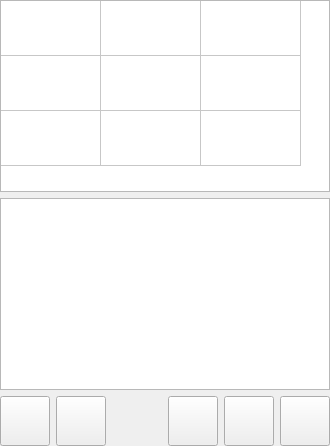
       <widget class="QWidget" name="wLeft" native="true">
        <property name="minimumSize">
         <size>
          <width>330</width>
          <height>0</height>
         </size>
        </property>
        <property name="maximumSize">
         <size>
          <width>330</width>
          <height>16777215</height>
         </size>
        </property>
        <layout class="QVBoxLayout" name="verticalLayout_2">
         <property name="leftMargin">
          <number>0</number>
         </property>
         <property name="topMargin">
          <number>0</number>
         </property>
         <property name="rightMargin">
          <number>0</number>
         </property>
         <property name="bottomMargin">
          <number>0</number>
         </property>
         <item>
          <widget class="QTableWidget" name="tblTables">
           <property name="verticalScrollBarPolicy">
            <enum>Qt::ScrollBarAlwaysOff</enum>
           </property>
           <property name="horizontalScrollBarPolicy">
            <enum>Qt::ScrollBarAlwaysOff</enum>
           </property>
           <property name="editTriggers">
            <set>QAbstractItemView::NoEditTriggers</set>
           </property>
           <property name="selectionMode">
            <enum>QAbstractItemView::SingleSelection</enum>
           </property>
           <attribute name="horizontalHeaderVisible">
            <bool>false</bool>
           </attribute>
           <attribute name="verticalHeaderVisible">
            <bool>false</bool>
           </attribute>
           <attribute name="verticalHeaderDefaultSectionSize">
            <number>55</number>
           </attribute>
           <row>
            <property name="text">
             <string>New Row</string>
            </property>
           </row>
           <row>
            <property name="text">
             <string>New Row</string>
            </property>
           </row>
           <row>
            <property name="text">
             <string>New Row</string>
            </property>
           </row>
           <column>
            <property name="text">
             <string>New Column</string>
            </property>
           </column>
           <column>
            <property name="text">
             <string>New Column</string>
            </property>
           </column>
           <column>
            <property name="text">
             <string>New Column</string>
            </property>
           </column>
           <item row="0" column="0">
            <property name="text">
             <string/>
            </property>
           </item>
           <item row="0" column="1">
            <property name="text">
             <string/>
            </property>
           </item>
           <item row="0" column="2">
            <property name="text">
             <string/>
            </property>
           </item>
           <item row="1" column="0">
            <property name="text">
             <string/>
            </property>
           </item>
           <item row="1" column="1">
            <property name="text">
             <string/>
            </property>
           </item>
           <item row="1" column="2">
            <property name="text">
             <string/>
            </property>
           </item>
           <item row="2" column="0">
            <property name="text">
             <string/>
            </property>
           </item>
           <item row="2" column="1">
            <property name="text">
             <string/>
            </property>
           </item>
           <item row="2" column="2">
            <property name="text">
             <string/>
            </property>
           </item>
          </widget>
         </item>
         <item>
          <widget class="QTableWidget" name="tblType">
           <property name="verticalScrollBarPolicy">
            <enum>Qt::ScrollBarAlwaysOff</enum>
           </property>
           <property name="horizontalScrollBarPolicy">
            <enum>Qt::ScrollBarAlwaysOff</enum>
           </property>
           <property name="editTriggers">
            <set>QAbstractItemView::NoEditTriggers</set>
           </property>
           <property name="selectionMode">
            <enum>QAbstractItemView::NoSelection</enum>
           </property>
           <attribute name="horizontalHeaderVisible">
            <bool>false</bool>
           </attribute>
           <attribute name="verticalHeaderVisible">
            <bool>false</bool>
           </attribute>
           <attribute name="verticalHeaderDefaultSectionSize">
            <number>50</number>
           </attribute>
           <column>
            <property name="text">
             <string>New Column</string>
            </property>
           </column>
           <column>
            <property name="text">
             <string>New Column</string>
            </property>
           </column>
          </widget>
         </item>
         <item>
          <widget class="QWidget" name="widget_3" native="true">
           <property name="maximumSize">
            <size>
             <width>16777215</width>
             <height>55</height>
            </size>
           </property>
           <layout class="QHBoxLayout" name="horizontalLayout_2">
            <property name="leftMargin">
             <number>0</number>
            </property>
            <property name="topMargin">
             <number>0</number>
            </property>
            <property name="rightMargin">
             <number>0</number>
            </property>
            <property name="bottomMargin">
             <number>0</number>
            </property>
            <item>
             <widget class="QPushButton" name="btnTypeUp">
              <property name="minimumSize">
               <size>
                <width>50</width>
                <height>50</height>
               </size>
              </property>
              <property name="maximumSize">
               <size>
                <width>50</width>
                <height>50</height>
               </size>
              </property>
              <property name="focusPolicy">
               <enum>Qt::NoFocus</enum>
              </property>
              <property name="text">
               <string/>
              </property>
              <property name="icon">
               <iconset resource="res.qrc">
                <normaloff>:/images/up.png</normaloff>:/images/up.png</iconset>
              </property>
              <property name="iconSize">
               <size>
                <width>32</width>
                <height>32</height>
               </size>
              </property>
             </widget>
            </item>
            <item>
             <widget class="QPushButton" name="btnTypeDown">
              <property name="minimumSize">
               <size>
                <width>50</width>
                <height>50</height>
               </size>
              </property>
              <property name="maximumSize">
               <size>
                <width>50</width>
                <height>50</height>
               </size>
              </property>
              <property name="focusPolicy">
               <enum>Qt::NoFocus</enum>
              </property>
              <property name="text">
               <string/>
              </property>
              <property name="icon">
               <iconset resource="res.qrc">
                <normaloff>:/images/down.png</normaloff>:/images/down.png</iconset>
              </property>
              <property name="iconSize">
               <size>
                <width>32</width>
                <height>32</height>
               </size>
              </property>
             </widget>
            </item>
            <item>
             <spacer name="horizontalSpacer_2">
              <property name="orientation">
               <enum>Qt::Horizontal</enum>
              </property>
              <property name="sizeHint" stdset="0">
               <size>
                <width>147</width>
                <height>20</height>
               </size>
              </property>
             </spacer>
            </item>
            <item>
             <widget class="QPushButton" name="btnPackage">
              <property name="minimumSize">
               <size>
                <width>50</width>
                <height>50</height>
               </size>
              </property>
              <property name="maximumSize">
               <size>
                <width>50</width>
                <height>50</height>
               </size>
              </property>
              <property name="text">
               <string/>
              </property>
              <property name="icon">
               <iconset resource="res.qrc">
                <normaloff>:/images/box.png</normaloff>:/images/box.png</iconset>
              </property>
              <property name="iconSize">
               <size>
                <width>32</width>
                <height>32</height>
               </size>
              </property>
             </widget>
            </item>
            <item>
             <widget class="QPushButton" name="btnSetCar">
              <property name="minimumSize">
               <size>
                <width>50</width>
                <height>50</height>
               </size>
              </property>
              <property name="maximumSize">
               <size>
                <width>50</width>
                <height>50</height>
               </size>
              </property>
              <property name="text">
               <string/>
              </property>
              <property name="icon">
               <iconset resource="res.qrc">
                <normaloff>:/Resort/images/car.png</normaloff>:/Resort/images/car.png</iconset>
              </property>
              <property name="iconSize">
               <size>
                <width>32</width>
                <height>32</height>
               </size>
              </property>
             </widget>
            </item>
            <item>
             <widget class="QPushButton" name="btnTools">
              <property name="minimumSize">
               <size>
                <width>50</width>
                <height>50</height>
               </size>
              </property>
              <property name="maximumSize">
               <size>
                <width>50</width>
                <height>50</height>
               </size>
              </property>
              <property name="text">
               <string/>
              </property>
              <property name="icon">
               <iconset resource="res.qrc">
                <normaloff>:/images/settings.png</normaloff>:/images/settings.png</iconset>
              </property>
              <property name="iconSize">
               <size>
                <width>32</width>
                <height>32</height>
               </size>
              </property>
             </widget>
            </item>
           </layout>
          </widget>
         </item>
        </layout>
       </widget>
